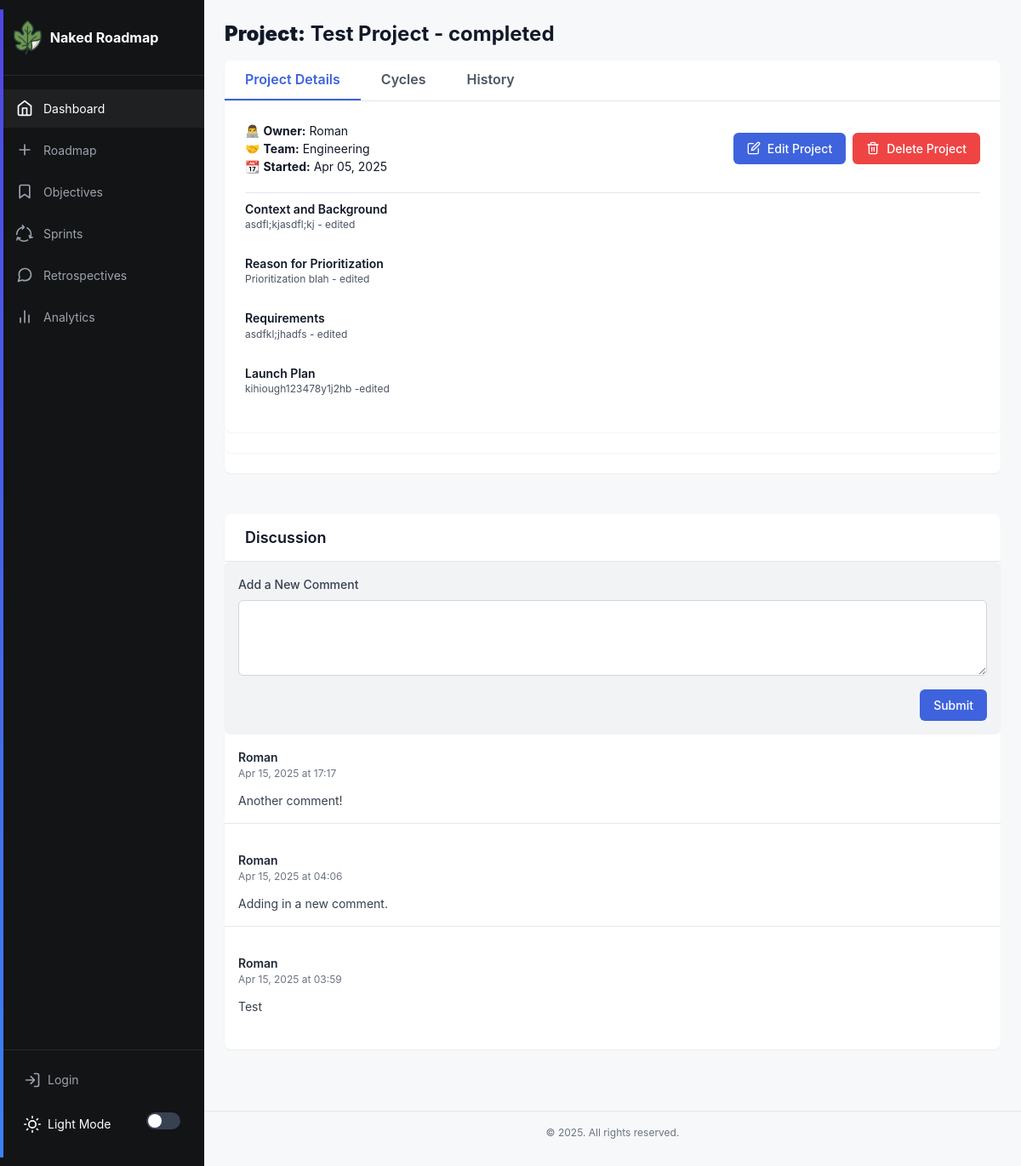
Before: /project/6 with the older database file.
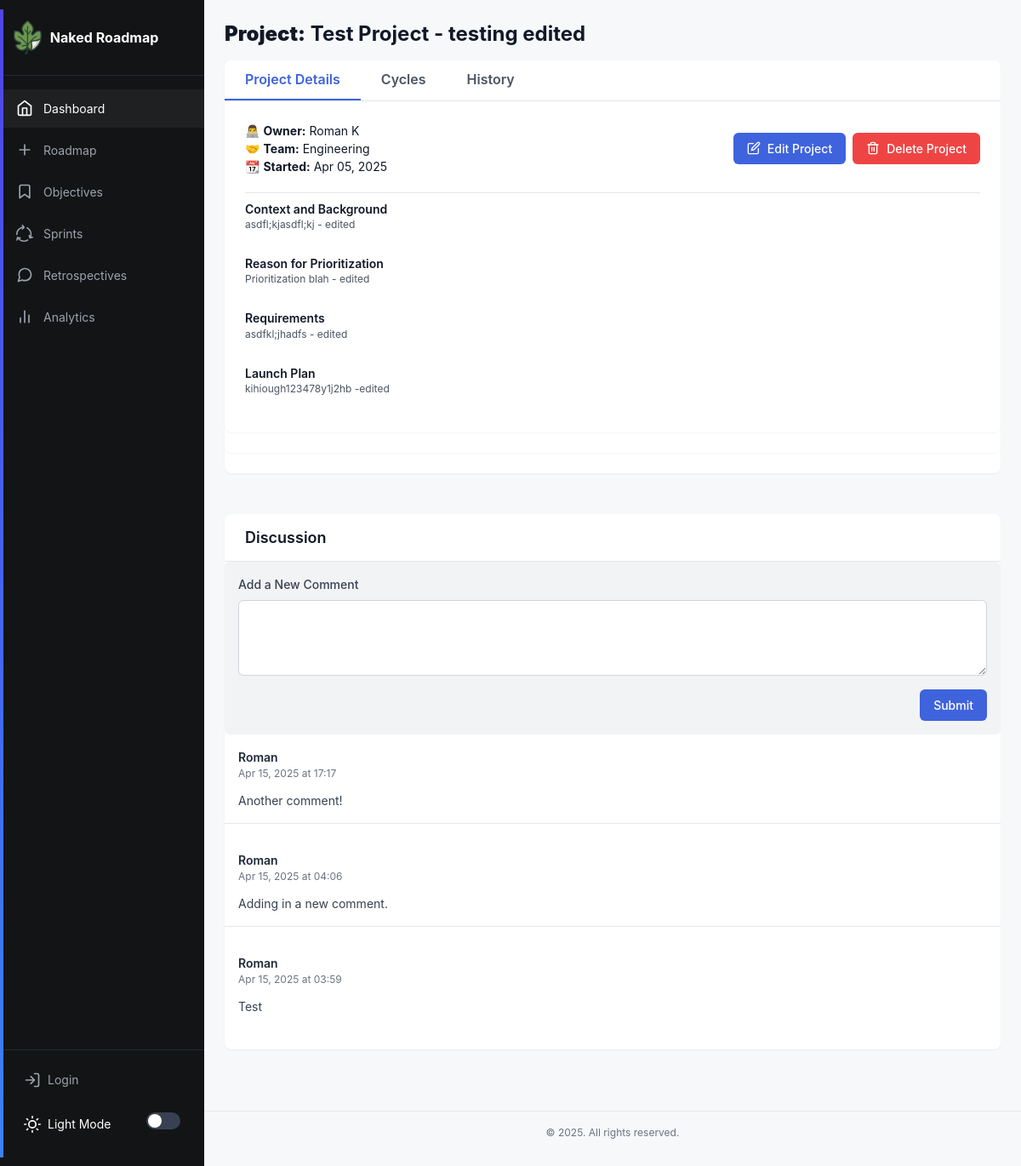
After: the same page with the newer database file.
### app/models.py (models this page shows, shortened)
class Project(db.Model):
    __tablename__ = "project"
    id: so.Mapped[int] = so.mapped_column(primary_key=True)
    name: so.Mapped[str] = so.mapped_column(sa.TEXT())
    created: so.Mapped[datetime] = so.mapped_column(index=True, default=lambda: datetime.now(timezone.utc))
    dri: so.Mapped[str] = so.mapped_column(sa.TEXT())
    team: so.Mapped[str] = so.mapped_column(sa.TEXT())
    context: so.Mapped[str] = so.mapped_column(sa.TEXT())
    why: so.Mapped[str] = so.mapped_column(sa.TEXT())
    requirements: so.Mapped[str] = so.mapped_column(sa.TEXT())
    launch: so.Mapped[str] = so.mapped_column(sa.TEXT())
    location: so.Mapped[str] = so.mapped_column(sa.TEXT(),  nullable=True, default="discussion")
    type: so.Mapped[str] = so.mapped_column(sa.TEXT(), nullable=True)

class Comment(db.Model):
    __tablename__ = 'comments'
    id = db.Column(db.Integer, primary_key=True)
    content = db.Column(db.Text, nullable=False)
    created_at = db.Column(db.DateTime, default=datetime.utcnow)
    updated_at = db.Column(db.DateTime, default=datetime.utcnow, onupdate=datetime.utcnow)
    project_id = db.Column(db.Integer, db.ForeignKey('project.id'), nullable=False)
    user_id = db.Column(db.Integer, db.ForeignKey('user.id'), nullable=False)
    project = db.relationship('Project', backref=db.backref('comments', lazy='dynamic', cascade='all, delete-orphan'))
    user = db.relationship('User', backref=db.backref('comments', lazy='dynamic'))

class User(UserMixin, db.Model):
    id: so.Mapped[int] = so.mapped_column(primary_key=True)
    username: so.Mapped[str] = so.mapped_column(sa.String(64), index=True, unique=True)
    email: so.Mapped[str] = so.mapped_column(sa.String(120), index=True, unique=True)
    password_hash: so.Mapped[Optional[str]] = so.mapped_column(sa.String(256))
    posts: so.WriteOnlyMapped['Post'] = so.relationship(back_populates='author')

### app/routes.py (the view)
@app.route('/project/<int:project_id>')
def project(project_id):
    project = Project.query.filter_by(id=project_id).first_or_404()
    comments = Comment.query.filter_by(project_id=project_id).order_by(Comment.created_at.desc()).all()
    changelogs = Changelog.query.filter_by(project_id=project_id).order_by(Changelog.timestamp.desc()).all()
    form = CommentForm()
    return render_template('project.html', project=project, comments=comments, changelogs=changelogs, form=form)

### app/forms.py
class CommentForm(FlaskForm):
    content = TextAreaField('Add a New Comment', validators=[
        DataRequired(message='Comment cannot be empty'),
        Length(min=1, max=1000, message='Comment must be between 1 and 1000 characters')
    ])
    submit = SubmitField('Submit Comment')

### app/routes.py (called while the page is built)
@app.context_processor
def inject_csrf_token():
    return dict(csrf_token=generate_csrf())

### app/templates/project.html (shortened to what this page needs)
{% extends 'base.html' %}
{% block content %}
<h1><strong>Project:</strong> {{ project['name'] }}</h1>
<section class="two-column-section">
    <div class="column-wide section">
        <section class="section discussion-section">
            <section class="section tabbed-section">
                <div class="tabs">
                    <button class="tab-btn active" data-tab="details">
                        <h4>Project Details</h4>
                    </button>
                    <button class="tab-btn" data-tab="cycles">
                        <h4>Cycles</h4>
                    </button>
                    <button class="tab-btn" data-tab="history">
                        <h4>History</h4>
                    </button>
                </div>
                <div class="tab-content active" id="details-tab">
                    <div class="section-header" style="padding:0px 0px 20px;">
                        <div>
                            <div class="timeline-title">👨‍💻 <strong>Owner:</strong> {{ project.dri }}<br>
                                🤝 <strong>Team:</strong> {{ project.team }} <br>
                                📆 <strong>Started:</strong> {{ project.created.strftime('%b %d, %Y') }}
                            </div>
                        </div>
                        <div class="header-actions">
                            <a href="{{ url_for('edit_project', project_id=project.id) }}" class="btn-primary">
                                Edit Project
                            </a>
                            <form action="{{ url_for('delete_project', project_id=project.id) }}" method="POST" class="inline-form">
                                <button type="submit" class="btn-danger" onclick="return confirm('Are you sure you want to delete this project? This action cannot be undone.')">
                                    Delete Project
                                </button>
                            </form>
                        </div>
                    </div>
                    <div class="project-item">
                        <div class="project-header">
                            <h5>Context and Background</h5>
                        </div>
                        <div class="project-meta">
                            {{ project.context }}
                        </div>
                    </div>
                    <div class="project-item">
                        <div class="project-header">
                            <h5>Reason for Prioritization</h5>
                        </div>
                        <div class="project-meta">
                            {{ project.why }}
                        </div>
                    </div>
                    <div class="project-item">
                        <div class="project-header">
                            <h5>Requirements</h5>
                        </div>
                        <div class="project-meta">
                            {{ project.requirements }}
                        </div>
                    </div>
                    <div class="project-item">
                        <div class="project-header">
                            <h5>Launch Plan</h5>
                        </div>
                        <div class="project-meta">
                            {{ project.launch }}
                        </div>
                    </div>
                </div>
            </section>
        </section>
    </div>
    <div class="column-narrow section">
        <div class="section-header">
            <h3>Discussion</h3>
        </div>
        <div class="discussion-container">
            <div class="comment-form-container">
                <form method="POST" action="{{ url_for('add_comment', project_id=project.id) }}">
                    <div class="form-group">
                        {{ form.content.label }}
                        {{ form.content(class="form-control", rows=3) }}
                    </div>
                    <div class="form-actions">
                        <button type="submit" class="btn-primary">Submit</button>
                    </div>
                </form>
            </div>
            <div class="comments-list">
                {% for comment in comments %}
                <div class="comment-item">
                    <div class="comment-header">
                        <div class="comment-meta">
                            <span class="comment-author">{{ comment.user.username }}</span>
                            <span class="comment-date">{{ comment.created_at.strftime('%b %d, %Y at %H:%M') }}</span>
                        </div>
                    </div>
                    <div class="comment-content">
                        {{ comment.content }}
                    </div>
                </div>
                {% else %}
                <div class="empty-state">
                    <p>No comments yet. Be the first to add a comment!</p>
                </div>
                {% endfor %}
            </div>
        </div>
    </div>
</section>
{% endblock %}

### app/templates/base.html (shortened to what this page needs)
<!doctype html>
<html lang="en" data-theme="light">
<head>
  <link rel="stylesheet" href="https://stackpath.bootstrapcdn.com/bootstrap/4.3.1/css/bootstrap.min.css">
  <link rel="stylesheet" type="text/css" href={{ url_for('static', filename='style.css')}}>
  <link href="static/fonts/Mulish/Mulish-VariableFont_wght.ttf" rel="stylesheet">
</head>
<body>
  <div class="app-container">
    <div class="sidebar">
      <div class="sidebar-header">
        <a href="{{ url_for('index')}}" class="logo">
          <img src="{{ url_for('static', filename='fig-icon.svg')}}" style="max-height:40px; margin-right:10px;">
          <span>Naked Roadmap</span>
        </a>
      </div>
      <nav class="sidebar-nav">
        <ul>
          <li>
            <a href="{{ url_for('index') }}" class="active">
              Dashboard
            </a>
          </li>
          <li>
            <a href="{{ url_for('projectspage') }}">
              <svg width="20" height="20" viewBox="0 0 24 24" fill="none" xmlns="http://www.w3.org/2000/svg">
                <path d="M12 5v14M5 12h14" stroke="currentColor" stroke-width="2" stroke-linecap="round" stroke-linejoin="round" />
              </svg>
              Roadmap
            </a>
          </li>
          <li>
            <a href="{{ url_for('createGoal') }}">
              <svg width="20" height="20" viewBox="0 0 24 24" fill="none" xmlns="http://www.w3.org/2000/svg">
                <path d="M19 21l-7-5-7 5V5a2 2 0 012-2h10a2 2 0 012 2v16z" stroke="currentColor" stroke-width="2" stroke-linecap="round" stroke-linejoin="round" />
              </svg>
              Objectives
            </a>
          </li>
          <li>
            <a href="{{ url_for('createSprint') }}">
              Sprints
            </a>
          </li>
          <li>
            <a href="#">
              Retrospectives
            </a>
          </li>
          <li>
            <a href="#">
              <svg width="20" height="20" viewBox="0 0 24 24" fill="none" xmlns="http://www.w3.org/2000/svg">
                <path d="M18 20V10M12 20V4M6 20v-6" stroke="currentColor" stroke-width="2" stroke-linecap="round" stroke-linejoin="round" />
              </svg>
              Analytics
            </a>
          </li>
        </ul>
      </nav>
      <div class="sidebar-footer">
        {% if current_user.is_anonymous %}
        <a href="{{ url_for('login') }}" class="btn-login">
          <svg width="20" height="20" viewBox="0 0 24 24" fill="none" xmlns="http://www.w3.org/2000/svg">
            <path d="M15 3h4a2 2 0 012 2v14a2 2 0 01-2 2h-4M10 17l5-5-5-5M15 12H3" stroke="currentColor" stroke-width="2" stroke-linecap="round" stroke-linejoin="round" />
          </svg>
          Login
        </a>
        <div class="theme-switch">
          <span class="theme-switch-text">Light Mode</span>
          <label class="toggle-switch">
            <span class="toggle-slider"></span>
          </label>
        </div>
        {% endif %}
      </div>
    </div>
    <div class="main-content">
      <div class="content-container">
        {% block content %}{% endblock %}
      </div>
      <footer class="app-footer">
        <p>&copy; {{ config.company_name }} 2025. All rights reserved.</p>
      </footer>
    </div>
  </div>
</body>
</html>

Changed rows visible on the page:
changed Project "Engineering": name "Test Project - completed" → "Test Project - testing edited"; dri "Roman" → "Roman K"
